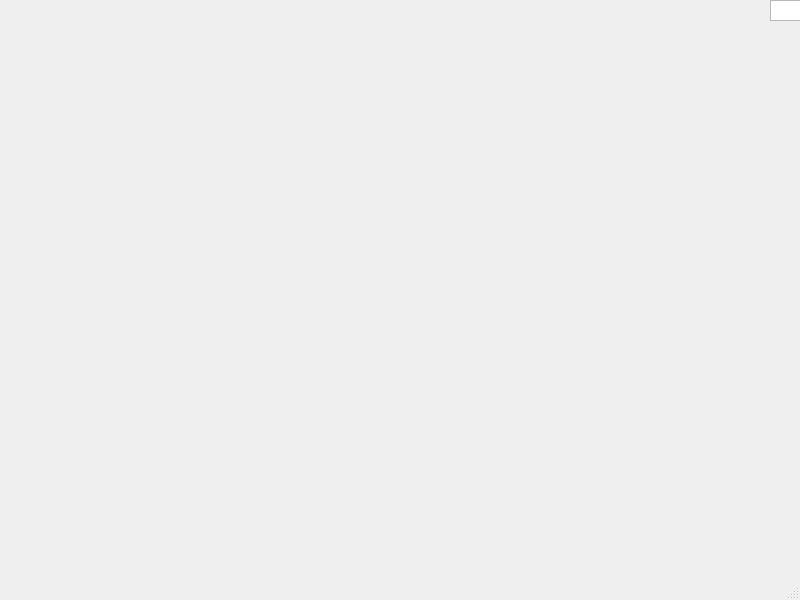
<?xml version="1.0" encoding="UTF-8"?>
<ui version="4.0">
 <class>MainWindow</class>
 <widget class="QMainWindow" name="MainWindow">
  <property name="geometry">
   <rect>
    <x>0</x>
    <y>0</y>
    <width>800</width>
    <height>600</height>
   </rect>
  </property>
  <property name="windowTitle">
   <string>MainWindow</string>
  </property>
  <widget class="QWidget" name="centralwidget">
   <widget class="QListWidget" name="listWidget_layers">
    <property name="geometry">
     <rect>
      <x>770</x>
      <y>0</y>
      <width>31</width>
      <height>21</height>
     </rect>
    </property>
   </widget>
  </widget>
  <widget class="QMenuBar" name="menubar">
   <property name="geometry">
    <rect>
     <x>0</x>
     <y>0</y>
     <width>800</width>
     <height>18</height>
    </rect>
   </property>
  </widget>
  <widget class="QStatusBar" name="statusbar"/>
 </widget>
 <resources/>
 <connections/>
</ui>
